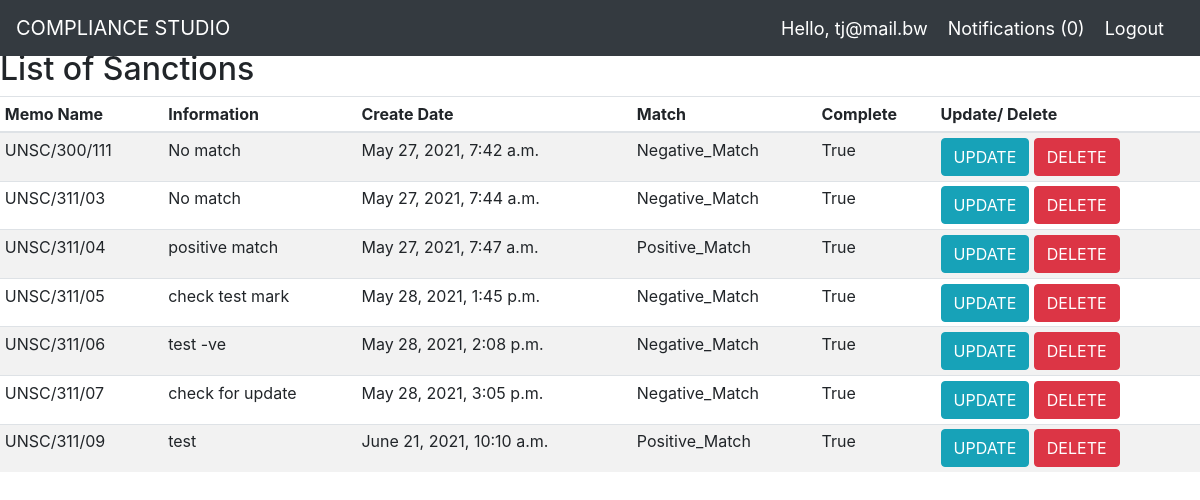
The app's page /complianceList/ (signed in) with its own data.
### unsc/models.py (models this page shows, shortened)
class User(AbstractUser):
   is_regulator = models.BooleanField(default=False)
   is_officer = models.BooleanField(default=True)
   work_number = models.CharField(max_length=64, default=3650000)
   cellphone_number = models.CharField(max_length=64, default=72000000)
   business_name = models.ForeignKey('Company', null=True, on_delete=SET_NULL)

class Compliance(models.Model):
    MATCH = [
        ('Positive_Match', 'Positive_Match'),
        ('Possible_Match', 'Possible_Match'),
        ('Negative_Match','Negative_Match'),
        ('Other','Other'),]
    memo_name = models.ForeignKey(UNSCList, on_delete=models.CASCADE)
    company = models.ForeignKey(Company, on_delete=models.CASCADE)
    officer = models.ForeignKey(ComplianceOfficer, null=True, on_delete=models.SET_NULL)
    update_date = models.DateTimeField(auto_now=True)
    match = models.CharField(max_length=64, choices=MATCH)
    information = models.TextField()
    is_complete = models.BooleanField(default=False)
    create_date = models.DateTimeField(auto_now_add=True, null=True, blank=True)
    class Meta:
        constraints = [models.UniqueConstraint(fields=['memo_name','company'], name='one_memo_per_company')]

class UNSCList(models.Model):
    memo_name = models.CharField(max_length=255, db_index=True)
    memo_type = models.ForeignKey(UNSCType, null=True, on_delete=models.CASCADE)
    create_date = models.DateField(auto_now=False, auto_now_add=False)
    is_active = models.BooleanField(default=False)
    expired = models.BooleanField(default=False)
    slug = models.SlugField(max_length=255, unique=True)
    created_by = models.ForeignKey(User, null=True, on_delete=models.SET_NULL)
    description = models.TextField(blank=True)
    create_date = models.DateTimeField(auto_now_add=True)
    update_date = models.DateTimeField(auto_now=True)
    class Meta:
        verbose_name_plural = 'UNSCLists'
    def __str__(self):
        return self.memo_name

### unsc/views.py (the view)
# urls.py: path('complianceList/', views.ComplianceListView.as_view(), name='compliance-list'),
class ComplianceListView(ListView):
    template_name = 'unsc/complianceList.html'
    context_object_name = 'compliance'
    def get_queryset(self):
        my_user = ComplianceOfficer.objects.get(user=self.request.user)
        print('my user is :', my_user)
        company = my_user.company
        print('my company name is :', company)
        return Compliance.objects.filter(company__company_name=company)

### notification/context_processor.py (called while the page is built)
def notifications(request):
    if request.user.is_authenticated:
        return {'notifications': request.user.to_user.filter(is_read=False)}
    else:
        return {'notifications': []}

### unsc/models.py (called while the page is built)
    def __str__(self):
        return self.company_name

    def __str__(self):
        return self.user.username

### unsc/templates/unsc/complianceList.html
 {% extends 'unsc/main.html' %}
{% block content %}
 <h2>List of Sanctions</h2>
      <div class="table-responsive">
        <table class="table table-striped table-sm">
          <thead>
            <tr>
              <th>Memo Name</th>
              <th>Information</th>
              <th>Create Date</th>
              <th>Match</th>
              <th>Complete</th>
              <th>Update/ Delete</td>
            </tr>
          </thead>
          <tbody>
          {% for c in compliance %}
            <tr>
              <td>{{c.memo_name}}</td>
              <td>{{c.information}}</td>
              <td>{{c.create_date}}</td>
              <td>{{c.match}}</td>
              <td>{{c.is_complete}}</td>
              <td><a href="{% url 'unsc:positiveCompliance-update' c.id %}" class="btn btn-info">UPDATE</a> <a href="" class="btn btn-danger">DELETE</a> </td>
            </tr>
            {% endfor %}
          </tbody>
        </table>
    </div>
{% endblock %}

### unsc/templates/unsc/navbar.html (shortened to what this page needs)
  <nav class="navbar navbar-expand-lg fixed-top navbar-dark bg-dark">
      <a class="navbar-brand" href="#">COMPLIANCE STUDIO</a>
    {% if request.user.is_authenticated %}
      <span class="hello-msg">Hello, {{request.user}}</span>
      <span><a  class="notifications" href="{% url 'unsc:notifications' %}">Notifications ({{notifications.count}})</a></span>
      <span><a class="hello-msg" href="{% url 'unsc:logOutPage' %}">Logout</a></span>
    {% endif %}
  </nav>

### unsc/templates/unsc/navbar.html (style rules this page uses)
.hello-msg, .notifications { font-size: 18px; color: #fff; margin-right: 20px; }

### records on screen
User: user "tj@mail.bw"
Compliance: memo_name "UNSC/300/111", information "No match", create_date "May 27, 2021, 7:42 a.m.", match "Negative_Match", is_complete "True"
Compliance: memo_name "UNSC/311/03", information "No match", create_date "May 27, 2021, 7:44 a.m.", match "Negative_Match", is_complete "True"
Compliance: memo_name "UNSC/311/04", information "positive match", create_date "May 27, 2021, 7:47 a.m.", match "Positive_Match", is_complete "True"
Compliance: memo_name "UNSC/311/05", information "check test mark", create_date "May 28, 2021, 1:45 p.m.", match "Negative_Match", is_complete "True"
Compliance: memo_name "UNSC/311/06", information "test -ve", create_date "May 28, 2021, 2:08 p.m.", match "Negative_Match", is_complete "True"
Compliance: memo_name "UNSC/311/07", information "check for update", create_date "May 28, 2021, 3:05 p.m.", match "Negative_Match", is_complete "True"
Compliance: memo_name "UNSC/311/09", information "test", create_date "June 21, 2021, 10:10 a.m.", match "Positive_Match", is_complete "True"

### other values on screen
{{ notifications.count }} "0"
